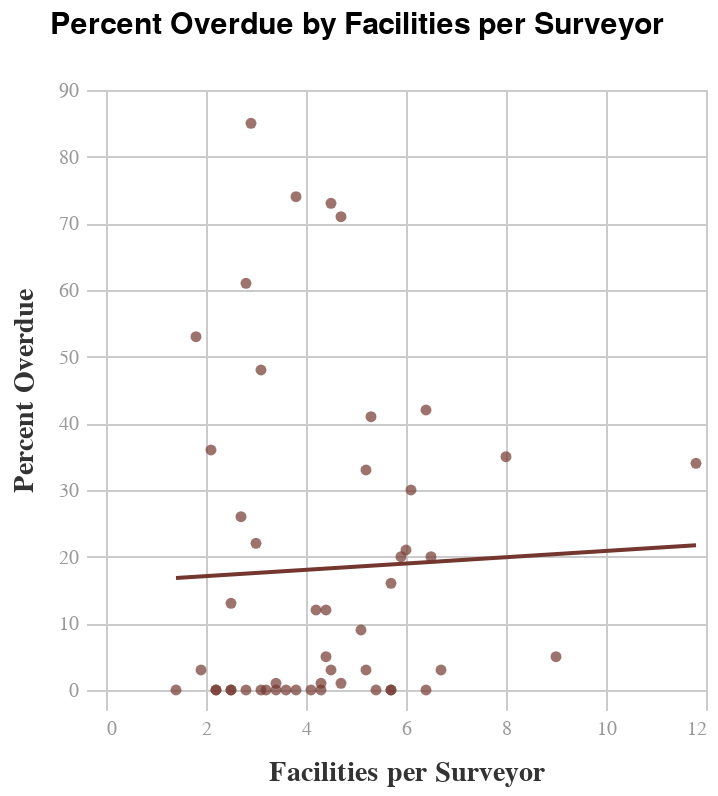

Notebook code for this chart:
### Code cell
NH_per_position_vs_prop_overdue_chart = alt.Chart(merge_df).mark_point(color='#74372F').encode(alt.X('NH_per_position',title='Facilities per Surveyor'),alt.Y('prop_overdue', title='Percent Overdue')
                                                                                              ).properties(title = alt.TitleParams(text='Percent Overdue by Facilities per Surveyor', fontSize=15, dx=20))

NH_per_position_vs_prop_overdue_chart = NH_per_position_vs_prop_overdue_chart + NH_per_position_vs_prop_overdue_chart.transform_regression('NH_per_position','prop_overdue').mark_line(color='#74372F')
NH_per_position_vs_prop_overdue_chart = NH_per_position_vs_prop_overdue_chart.properties(background='white')
display(NH_per_position_vs_prop_overdue_chart)
NH_per_position_vs_prop_overdue_chart.save('/Users/ghazalin/NH_inspections_static/images/NH_per_position_vs_prop_overdue_scatter.svg')

### Figure 1 — Vega specification as saved in the notebook (floating-point values rounded to 4 significant figures)
{"$schema": "https://vega.github.io/schema/vega/v5.json", "data": [{"name": "source_0", "values": [{"state": "Alabama", "state_code": "AL", "#_NHs": "231", "#_beds": "48,851", "surveyor_positions": 51, "NH_per_position": 4.5, "beds_per_position": 958, "State": "AL", "overdue_ind": 165, "NH_count": 224, "prop_overdue": 73}, {"state": "Alaska", "state_code": "AK", "#_NHs": "20", "#_beds": "830", "surveyor_positions": 14, "NH_per_position": 1.4, "beds_per_position": 59, "State": "AK", "overdue_ind": 0, "NH_count": 20, "prop_overdue": 0}, {"state": "Arizona", "state_code": "AZ", "#_NHs": "143", "#_beds": "16,145", "surveyor_positions": 35, "NH_per_position": 4.1, "beds_per_position": 461, "State": "AZ", "overdue_ind": 0, "NH_count": 142, "prop_overdue": 0}, {"state": "Arkansas", "state_code": "AR", "#_NHs": "221", "#_beds": "25,700", "surveyor_positions": 62, "NH_per_position": 3.6, "beds_per_position": 415, "State": "AR", "overdue_ind": 1, "NH_count": 218, "prop_overdue": 0}, {"state": "California", "state_code": "CA", "#_NHs": "1,175", "#_beds": "117,148", "surveyor_positions": 654, "NH_per_position": 1.8, "beds_per_position": 179, "State": "CA", "overdue_ind": 624, "NH_count": 1163, "prop_overdue": 53}, {"state": "Colorado", "state_code": "CO", "#_NHs": "218", "#_beds": "19,980", "surveyor_positions": 52, "NH_per_position": 4.2, "beds_per_position": 384, "State": "CO", "overdue_ind": 27, "NH_count": 211, "prop_overdue": 12}, {"state": "Connecticut", "state_code": "CT", "#_NHs": "205", "#_beds": "23,790", "surveyor_positions": 66, "NH_per_position": 3.1, "beds_per_position": 361, "State": "CT", "overdue_ind": 94, "NH_count": 194, "prop_overdue": 48}, {"state": "Delaware", "state_code": "DE", "#_NHs": "44", "#_beds": "4,858", "surveyor_positions": 21, "NH_per_position": 2.1, "beds_per_position": 231, "State": "DE", "overdue_ind": 16, "NH_count": 44, "prop_overdue": 36}, {"state": "Florida", "state_code": "FL", "#_NHs": "698", "#_beds": "84,336", "surveyor_positions": 229, "NH_per_position": 3.0, "beds_per_position": 368, "State": "FL", "overdue_ind": 153, "NH_count": 693, "prop_overdue": 22}, {"state": "Georgia", "state_code": "GA", "#_NHs": "360", "#_beds": "39,659", "surveyor_positions": 55, "NH_per_position": 6.5, "beds_per_position": 721, "State": "GA", "overdue_ind": 71, "NH_count": 355, "prop_overdue": 20}, {"state": "Hawai’i", "state_code": "HI", "#_NHs": "45", "#_beds": "4323", "surveyor_positions": 12, "NH_per_position": 3.8, "beds_per_position": 360, "State": "HI", "overdue_ind": 0, "NH_count": 42, "prop_overdue": 0}, {"state": "Idaho", "state_code": "ID", "#_NHs": "80", "#_beds": "6031", "surveyor_positions": 17, "NH_per_position": 4.7, "beds_per_position": 355, "State": "ID", "overdue_ind": 57, "NH_count": 80, "prop_overdue": 71}, {"state": "Illinois", "state_code": "IL", "#_NHs": "704", "#_beds": "88597", "surveyor_positions": 315, "NH_per_position": 2.2, "beds_per_position": 281, "State": "IL", "overdue_ind": 1, "NH_count": 679, "prop_overdue": 0}, {"state": "Indiana", "state_code": "IN", "#_NHs": "524", "#_beds": "50821", "surveyor_positions": 100, "NH_per_position": 5.2, "beds_per_position": 508, "State": "IN", "overdue_ind": 16, "NH_count": 511, "prop_overdue": 3}, {"state": "Iowa", "state_code": "IA", "#_NHs": "414", "#_beds": "28314", "surveyor_positions": 46, "NH_per_position": 9.0, "beds_per_position": 616, "State": "IA", "overdue_ind": 23, "NH_count": 402, "prop_overdue": 5}, {"state": "Kansas", "state_code": "KS", "#_NHs": "323", "#_beds": "14925", "surveyor_positions": 57, "NH_per_position": 5.7, "beds_per_position": 262, "State": "KS", "overdue_ind": 51, "NH_count": 304, "prop_overdue": 16}, {"state": "Kentucky", "state_code": "KY", "#_NHs": "279", "#_beds": "26329", "surveyor_positions": 95, "NH_per_position": 2.9, "beds_per_position": 277, "State": "KY", "overdue_ind": 230, "NH_count": 269, "prop_overdue": 85}, {"state": "Louisiana", "state_code": "LA", "#_NHs": "276", "#_beds": "34598", "surveyor_positions": 43, "NH_per_position": 6.4, "beds_per_position": 805, "State": "LA", "overdue_ind": 1, "NH_count": 267, "prop_overdue": 0}, {"state": "Maine", "state_code": "ME", "#_NHs": "90", "#_beds": "6472", "surveyor_positions": 15, "NH_per_position": 6.0, "beds_per_position": 432, "State": "ME", "overdue_ind": 17, "NH_count": 80, "prop_overdue": 21}, {"state": "Maryland", "state_code": "MD", "#_NHs": "225", "#_beds": "27718", "surveyor_positions": 59, "NH_per_position": 3.8, "beds_per_position": 470, "State": "MD", "overdue_ind": 165, "NH_count": 222, "prop_overdue": 74}, {"state": "Massachusetts", "state_code": "MA", "#_NHs": "363", "#_beds": "41299", "surveyor_positions": 82, "NH_per_position": 4.4, "beds_per_position": 504, "State": "MA", "overdue_ind": 42, "NH_count": 345, "prop_overdue": 12}, {"state": "Michigan", "state_code": "MI", "#_NHs": "433", "#_beds": "45030", "surveyor_positions": 93, "NH_per_position": 4.7, "beds_per_position": 484, "State": "MI", "overdue_ind": 7, "NH_count": 423, "prop_overdue": 1}, {"state": "Minnesota", "state_code": "MN", "#_NHs": "349", "#_beds": "24920", "surveyor_positions": 78, "NH_per_position": 4.5, "beds_per_position": 320, "State": "MN", "overdue_ind": 13, "NH_count": 343, "prop_overdue": 3}, {"state": "Mississippi", "state_code": "MS", "#_NHs": "206", "#_beds": "17382", "surveyor_positions": 35, "NH_per_position": 5.9, "beds_per_position": 497, "State": "MS", "overdue_ind": 41, "NH_count": 202, "prop_overdue": 20}, {"state": "Missouri", "state_code": "MO", "#_NHs": "515", "#_beds": "53506", "surveyor_positions": 190, "NH_per_position": 2.7, "beds_per_position": 282, "State": "MO", "overdue_ind": 132, "NH_count": 489, "prop_overdue": 26}, {"state": "Montana", "state_code": "MT", "#_NHs": "62", "#_beds": "5248", "surveyor_positions": 22, "NH_per_position": 2.8, "beds_per_position": 239, "State": "MT", "overdue_ind": 0, "NH_count": 59, "prop_overdue": 0}, {"state": "Nebraska", "state_code": "NE", "#_NHs": "189", "#_beds": "14251", "surveyor_positions": 33, "NH_per_position": 5.7, "beds_per_position": 432, "State": "NE", "overdue_ind": 0, "NH_count": 184, "prop_overdue": 0}, {"state": "Nevada", "state_code": "NV", "#_NHs": "65", "#_beds": "6758", "surveyor_positions": 19, "NH_per_position": 3.4, "beds_per_position": 356, "State": "NV", "overdue_ind": 1, "NH_count": 67, "prop_overdue": 1}, {"state": "New Hampshire", "state_code": "NH", "#_NHs": "73", "#_beds": "7282", "surveyor_positions": 17, "NH_per_position": 4.3, "beds_per_position": 428, "State": "NH", "overdue_ind": 0, "NH_count": 74, "prop_overdue": 0}, {"state": "New Jersey", "state_code": "NJ", "#_NHs": "351", "#_beds": "51189", "surveyor_positions": 68, "NH_per_position": 5.2, "beds_per_position": 752, "State": "NJ", "overdue_ind": 115, "NH_count": 346, "prop_overdue": 33}, {"state": "New Mexico", "state_code": "NM", "#_NHs": "68", "#_beds": "6832", "surveyor_positions": 27, "NH_per_position": 2.5, "beds_per_position": 253, "State": "NM", "overdue_ind": 0, "NH_count": 67, "prop_overdue": 0}, {"state": "New York", "state_code": "NY", "#_NHs": "613", "#_beds": "114134", "surveyor_positions": 115, "NH_per_position": 5.3, "beds_per_position": 993, "State": "NY", "overdue_ind": 249, "NH_count": 603, "prop_overdue": 41}, {"state": "North Carolina", "state_code": "NC", "#_NHs": "424", "#_beds": "44206", "surveyor_positions": 96, "NH_per_position": 4.4, "beds_per_position": 461, "State": "NC", "overdue_ind": 22, "NH_count": 419, "prop_overdue": 5}, {"state": "North Dakota", "state_code": "ND", "#_NHs": "77", "#_beds": "5215", "surveyor_positions": 25, "NH_per_position": 3.1, "beds_per_position": 209, "State": "ND", "overdue_ind": 0, "NH_count": 75, "prop_overdue": 0}, {"state": "Ohio", "state_code": "OH", "#_NHs": "950", "#_beds": "84624", "surveyor_positions": 118, "NH_per_position": 8.0, "beds_per_position": 717, "State": "OH", "overdue_ind": 329, "NH_count": 927, "prop_overdue": 35}, {"state": "Oklahoma", "state_code": "OK", "#_NHs": "402", "#_beds": "31547", "surveyor_positions": 60, "NH_per_position": 6.7, "beds_per_position": 526, "State": "OK", "overdue_ind": 11, "NH_count": 287, "prop_overdue": 3}, {"state": "Oregon", "state_code": "OR", "#_NHs": "129", "#_beds": "10541", "surveyor_positions": 52, "NH_per_position": 2.5, "beds_per_position": 203, "State": "OR", "overdue_ind": 17, "NH_count": 128, "prop_overdue": 13}, {"state": "Pennsylvania", "state_code": "PA", "#_NHs": "678", "#_beds": "86624", "surveyor_positions": 120, "NH_per_position": 5.7, "beds_per_position": 722, "State": "PA", "overdue_ind": 0, "NH_count": 668, "prop_overdue": 0}, {"state": "Rhode Island", "state_code": "RI", "#_NHs": "75", "#_beds": "8351", "surveyor_positions": 30, "NH_per_position": 2.5, "beds_per_position": 278, "State": "RI", "overdue_ind": 0, "NH_count": 74, "prop_overdue": 0}, {"state": "South Carolina", "state_code": "SC", "#_NHs": "188", "#_beds": "20640", "surveyor_positions": 16, "NH_per_position": 11.8, "beds_per_position": 1290, "State": "SC", "overdue_ind": 65, "NH_count": 189, "prop_overdue": 34}, {"state": "South Dakota", "state_code": "SD", "#_NHs": "98", "#_beds": "7361", "surveyor_positions": 23, "NH_per_position": 4.3, "beds_per_position": 320, "State": "SD", "overdue_ind": 1, "NH_count": 96, "prop_overdue": 1}, {"state": "Tennessee", "state_code": "TN", "#_NHs": "313", "#_beds": "35395", "surveyor_positions": 110, "NH_per_position": 2.8, "beds_per_position": 322, "State": "TN", "overdue_ind": 186, "NH_count": 302, "prop_overdue": 61}, {"state": "Texas", "state_code": "TX", "#_NHs": "1204", "#_beds": "136261", "surveyor_positions": 350, "NH_per_position": 3.4, "beds_per_position": 389, "State": "TX", "overdue_ind": 2, "NH_count": 1182, "prop_overdue": 0}, {"state": "Utah", "state_code": "UT", "#_NHs": "98", "#_beds": "8472", "surveyor_positions": 16, "NH_per_position": 6.1, "beds_per_position": 530, "State": "UT", "overdue_ind": 30, "NH_count": 98, "prop_overdue": 30}, {"state": "Vermont", "state_code": "VT", "#_NHs": "35", "#_beds": "2954", "surveyor_positions": 16, "NH_per_position": 2.2, "beds_per_position": 185, "State": "VT", "overdue_ind": 0, "NH_count": 34, "prop_overdue": 0}, {"state": "Virginia", "state_code": "VA", "#_NHs": "288", "#_beds": "32505", "surveyor_positions": 45, "NH_per_position": 6.4, "beds_per_position": 722, "State": "VA", "overdue_ind": 122, "NH_count": 289, "prop_overdue": 42}, {"state": "Washington", "state_code": "WA", "#_NHs": "200", "#_beds": "19296", "surveyor_positions": 107, "NH_per_position": 1.9, "beds_per_position": 180, "State": "WA", "overdue_ind": 6, "NH_count": 193, "prop_overdue": 3}, {"state": "West Virginia", "state_code": "WV", "#_NHs": "123", "#_beds": "10653", "surveyor_positions": 24, "NH_per_position": 5.1, "beds_per_position": 444, "State": "WV", "overdue_ind": 12, "NH_count": 122, "prop_overdue": 9}, {"state": "Wisconsin", "state_code": "WI", "#_NHs": "346", "#_beds": "26562", "surveyor_positions": 64, "NH_per_position": 5.4, "beds_per_position": 415, "State": "WI", "overdue_ind": 0, "NH_count": 324, "prop_overdue": 0}, {"state": "Wyoming", "state_code": "WY", "#_NHs": "35", "#_beds": "2605", "surveyor_positions": 11, "NH_per_position": 3.2, "beds_per_position": 237, "State": "WY", "overdue_ind": 0, "NH_count": 35, "prop_overdue": 0}]}, {"name": "data_0", "values": [{"NH_per_position": 4.5, "prop_overdue": 73}, {"NH_per_position": 1.4, "prop_overdue": 0}, {"NH_per_position": 4.1, "prop_overdue": 0}, {"NH_per_position": 3.6, "prop_overdue": 0}, {"NH_per_position": 1.8, "prop_overdue": 53}, {"NH_per_position": 4.2, "prop_overdue": 12}, {"NH_per_position": 3.1, "prop_overdue": 48}, {"NH_per_position": 2.1, "prop_overdue": 36}, {"NH_per_position": 3.0, "prop_overdue": 22}, {"NH_per_position": 6.5, "prop_overdue": 20}, {"NH_per_position": 3.8, "prop_overdue": 0}, {"NH_per_position": 4.7, "prop_overdue": 71}, {"NH_per_position": 2.2, "prop_overdue": 0}, {"NH_per_position": 5.2, "prop_overdue": 3}, {"NH_per_position": 9.0, "prop_overdue": 5}, {"NH_per_position": 5.7, "prop_overdue": 16}, {"NH_per_position": 2.9, "prop_overdue": 85}, {"NH_per_position": 6.4, "prop_overdue": 0}, {"NH_per_position": 6.0, "prop_overdue": 21}, {"NH_per_position": 3.8, "prop_overdue": 74}, {"NH_per_position": 4.4, "prop_overdue": 12}, {"NH_per_position": 4.7, "prop_overdue": 1}, {"NH_per_position": 4.5, "prop_overdue": 3}, {"NH_per_position": 5.9, "prop_overdue": 20}, {"NH_per_position": 2.7, "prop_overdue": 26}, {"NH_per_position": 2.8, "prop_overdue": 0}, {"NH_per_position": 5.7, "prop_overdue": 0}, {"NH_per_position": 3.4, "prop_overdue": 1}, {"NH_per_position": 4.3, "prop_overdue": 0}, {"NH_per_position": 5.2, "prop_overdue": 33}, {"NH_per_position": 2.5, "prop_overdue": 0}, {"NH_per_position": 5.3, "prop_overdue": 41}, {"NH_per_position": 4.4, "prop_overdue": 5}, {"NH_per_position": 3.1, "prop_overdue": 0}, {"NH_per_position": 8.0, "prop_overdue": 35}, {"NH_per_position": 6.7, "prop_overdue": 3}, {"NH_per_position": 2.5, "prop_overdue": 13}, {"NH_per_position": 5.7, "prop_overdue": 0}, {"NH_per_position": 2.5, "prop_overdue": 0}, {"NH_per_position": 11.8, "prop_overdue": 34}, {"NH_per_position": 4.3, "prop_overdue": 1}, {"NH_per_position": 2.8, "prop_overdue": 61}, {"NH_per_position": 3.4, "prop_overdue": 0}, {"NH_per_position": 6.1, "prop_overdue": 30}, {"NH_per_position": 2.2, "prop_overdue": 0}, {"NH_per_position": 6.4, "prop_overdue": 42}, {"NH_per_position": 1.9, "prop_overdue": 3}, {"NH_per_position": 5.1, "prop_overdue": 9}, {"NH_per_position": 5.4, "prop_overdue": 0}, {"NH_per_position": 3.2, "prop_overdue": 0}]}, {"name": "data_1", "source": "source_0", "transform": [{"type": "regression", "as": ["NH_per_position", "prop_overdue"], "x": "NH_per_position", "y": "prop_overdue"}, {"type": "project", "fields": ["NH_per_position", "prop_overdue"]}]}], "marks": [{"type": "symbol", "name": "layer_0_marks", "from": {"data": "data_0"}, "encode": {"update": {"x": {"field": "NH_per_position", "scale": "x"}, "fill": {"value": "#74372F"}, "y": {"field": "prop_overdue", "scale": "y"}, "opacity": {"value": 0.7}}}, "style": ["point"]}, {"type": "line", "name": "layer_1_marks", "from": {"data": "data_1"}, "sort": {"field": "x"}, "encode": {"update": {"y": {"field": "prop_overdue", "scale": "y"}, "x": {"field": "NH_per_position", "scale": "x"}, "defined": {"signal": "isValid(datum[\"NH_per_position\"]) && isFinite(+datum[\"NH_per_position\"]) && isValid(datum[\"prop_overdue\"]) && isFinite(+datum[\"prop_overdue\"])"}, "stroke": {"value": "#74372F"}, "strokeWidth": {"value": 2}}}, "style": ["line"]}], "scales": [{"name": "x", "type": "linear", "domain": {"fields": [{"data": "data_0", "field": "NH_per_position"}, {"data": "data_1", "field": "NH_per_position"}]}, "range": [0, {"signal": "width"}], "nice": true, "zero": true}, {"name": "y", "type": "linear", "domain": {"fields": [{"data": "data_0", "field": "prop_overdue"}, {"data": "data_1", "field": "prop_overdue"}]}, "range": [{"signal": "height"}, 0], "nice": true, "zero": true}], "axes": [{"scale": "x", "aria": false, "maxExtent": 0, "minExtent": 0, "domain": false, "tickCount": {"signal": "ceil(width/40)"}, "zindex": 0, "orient": "bottom", "gridScale": "y", "labels": false, "grid": true, "ticks": false}, {"scale": "y", "grid": true, "orient": "left", "ticks": false, "domain": false, "gridScale": "x", "zindex": 0, "minExtent": 0, "aria": false, "tickCount": {"signal": "ceil(height/40)"}, "maxExtent": 0, "labels": false}, {"scale": "x", "labelFlush": true, "tickCount": {"signal": "ceil(width/40)"}, "grid": false, "title": "Facilities per Surveyor", "labelOverlap": true, "zindex": 0, "orient": "bottom"}, {"scale": "y", "grid": false, "labelOverlap": true, "zindex": 0, "title": "Percent Overdue", "orient": "left", "tickCount": {"signal": "ceil(height/40)"}}], "title": {"text": "Percent Overdue by Facilities per Surveyor", "anchor": "start", "fontSize": 15, "dx": 20, "offset": 20}, "usermeta": {"embedOptions": {"theme": "fivethirtyeight"}}, "padding": 5, "height": 300, "background": "white", "width": 300, "style": "cell", "config": {"group": {"fill": "#f0f0f0"}, "path": {"stroke": "#30a2da", "strokeWidth": 0.5}, "range": {"category": ["#30a2da", "#fc4f30", "#e5ae38", "#6d904f", "#8b8b8b", "#b96db8", "#ff9e27", "#56cc60", "#52d2ca", "#52689e", "#545454", "#9fe4f8"], "diverging": ["#cc0020", "#e77866", "#f6e7e1", "#d6e8ed", "#91bfd9", "#1d78b5"], "heatmap": ["#d6e8ed", "#cee0e5", "#91bfd9", "#549cc6", "#1d78b5"]}, "shape": {"stroke": "#30a2da"}, "axis": {"domainColor": "#cbcbcb", "grid": true, "gridColor": "#cbcbcb", "gridWidth": 1, "labelColor": "#999", "labelFontSize": 10, "titleColor": "#333", "tickColor": "#cbcbcb", "tickSize": 10, "titleFontSize": 14, "titlePadding": 10, "labelPadding": 4}, "axisBand": {"grid": false}, "legend": {"labelColor": "#333", "labelFontSize": 11, "padding": 1, "symbolSize": 30, "symbolType": "square", "titleColor": "#333", "titleFontSize": 14, "titlePadding": 10}, "style": {"arc": {"fill": "#30a2da"}, "area": {"fill": "#30a2da"}, "bar": {"fill": "#30a2da", "stroke": null}, "line": {"stroke": "#30a2da", "strokeWidth": 2}, "point": {"shape": "circle"}, "rect": {"fill": "#30a2da"}, "group-title": {"fontSize": 24, "fontWeight": 600}}}}
